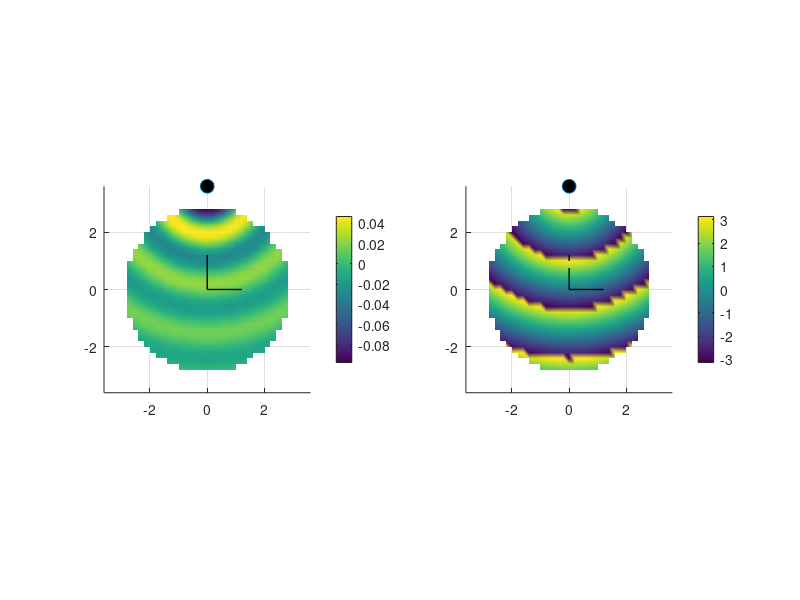

Recreate this plot in MATLAB. (Note: this script raises an error after producing the figure.)

% acoustics
c = 343;
rho_0 = 1.2;
Z_0 = c*rho_0;

% playback diameter for computations, in meters
D = 6;
% grid resolution, in meters
d = 0.2;
x = -D:d:D;
y = -D:d:D;
[X,Y] = meshgrid(x,y);
% spherical coords
[Azi,Elev,R] = cart2sph(X,Y,zeros(size(X)));

x_stack = X(:);
y_stack = Y(:);
r_stack = R(:);
azi_stack = Azi(:);
elev_stack = Elev(:);

%% signal parameters

t = 0; % time point
f = 200; % frequency
w = 2*pi*f; % angular frequency
k = w/c; % wavenumber
rs = 1.2*D/2; % distance of source
doa = [pi/2 0]; % source direction, azimuth/elevation
ns = rs*[cos(doa(1))*cos(doa(2)) sin(doa(1))*cos(doa(2)) sin(doa(2))]; % source position vector
m0 = 1; % magnitude
phi0 = 0; % initial phase
a0 = m0.*exp(1i*phi0); % initial amplitude

kr = k*r_stack;

%% direct modeling

% point source exp(jwt-jk||r_s-r||)/||r_s-r||
p_cmplx = a0*exp(1i* (w*t*ones(size(X)) - k* sqrt((X-ns(1)).^2 + (Y-ns(2)).^2) ) )./(4*pi*sqrt((X-ns(1)).^2 + (Y-ns(2)).^2)); % complex pressure field
p_real = real(p_cmplx); % real pressure field
p_phase = angle(p_cmplx); % phase of pressure

% draw
p_real(R>D/2) = Inf;
p_phase(R>D/2) = Inf;
figure
subplot(1,2,1)
surf(X,Y,p_real); colorbar
shading interp;
line(ns(1),ns(2),2,'linestyle','none','marker','o','markerfacecolor','k','markersize',10); % draw source
axis equal
axis([-1.2*D/2 1.2*D/2 -1.2*D/2 1.2*D/2 -100 100]);
view(2)
line([0 D/5], [0 0], [2 2], 'Color','k','LineWidth', 1); % draw axes
line([0 0], [0 D/5], [2 2], 'Color','k','LineWidth', 1);

subplot(1,2,2)
surf(X,Y,p_phase); colorbar
shading interp;
line(ns(1),ns(2),2,'linestyle','none','marker','o','markerfacecolor','k','markersize',10); % draw source
axis equal
axis([-1.2*D/2 1.2*D/2 -1.2*D/2 1.2*D/2 -100 100]);
view(2)
line([0 D/5], [0 0], [2 2], 'Color','k','LineWidth', 1); % draw axes
line([0 0], [0 D/5], [2 2], 'Color','k','LineWidth', 1);

%% point source expansion

% point source exp(jwt-jk||r_s-r||)/||r_s-r||
cos_alpha = sin(doa(2))*sin(elev_stack) + cos(doa(2)).*cos(elev_stack(:)).*cos(doa(1)*ones(size(X(:)))-azi_stack);
order_max = ceil(exp(1)*k*(D/2)/2);
radial_terms = zeros(length(X(:)), order_max+1);
for order=0:order_max
    jn = sph_besselj(order, kr);
    hns = sph_hankel2(order, k*rs);
    radial_terms(:, order+1) = (-1i)*k.*jn.*hns;
end
angular_terms = zeros(length(X(:)), order_max+1);
for degree=0:order_max
    temp = legendre(degree,cos_alpha);
    angular_terms(:,degree+1) = temp(1,:);
end
cp_stack = sum((ones(size(X(:)))*(2*(0:order_max)+1)).*radial_terms.*angular_terms,2)/(4*pi);
p_cmplx = reshape(cp_stack, size(X));
p_real = real(p_cmplx);
p_phase = angle(p_cmplx); % phase of pressure

% draw
p_real(R>D/2) = Inf;
p_phase(R>D/2) = Inf;
figure
subplot(1,2,1)
surf(X,Y,p_real); colorbar
shading interp;
line(ns(1),ns(2),2,'linestyle','none','marker','o','markerfacecolor','k','markersize',10); % draw source
axis equal
axis([-1.2*D/2 1.2*D/2 -1.2*D/2 1.2*D/2 -100 100]);
view(2)
line([0 D/5], [0 0], [2 2], 'Color','k','LineWidth', 1); % draw axes
line([0 0], [0 D/5], [2 2], 'Color','k','LineWidth', 1);

subplot(1,2,2)
surf(X,Y,p_phase); colorbar
shading interp;
line(ns(1),ns(2),2,'linestyle','none','marker','o','markerfacecolor','k','markersize',10); % draw source
axis equal
axis([-1.2*D/2 1.2*D/2 -1.2*D/2 1.2*D/2 -100 100]);
view(2)
line([0 D/5], [0 0], [2 2], 'Color','k','LineWidth', 1); % draw axes
line([0 0], [0 D/5], [2 2], 'Color','k','LineWidth', 1);

%% spherical scatterer - points source

% scatterer radius
r_scat = 1;
kr_scat = k*r_scat;

cos_alpha = sin(doa(2))*sin(elev_stack) + cos(doa(2)).*cos(elev_stack(:)).*cos(doa(1)*ones(size(X(:)))-azi_stack);
order_max = ceil(exp(1)*k*(D/2)/2);

radial_terms = zeros(length(X(:)), order_max+1);
for order=0:order_max
    jn = sph_besselj(order, kr);
    jnprime = dsph_besselj(order, kr_scat);
    hn = sph_hankel2(order, kr);
    hnprime = dsph_hankel2(order, kr_scat);
    hns = sph_hankel2(order, k*rs);
    radial_terms(:, order+1) = (jn-(jnprime./hnprime).*hn) * hns;
end
angular_terms = zeros(length(X(:)), order_max+1);
for degree=0:order_max
    temp = legendre(degree,cos_alpha);
    angular_terms(:,degree+1) = temp(1,:);
end
cp_stack = (-1i)*k*sum((ones(size(X(:)))*(2*(0:order_max)+1)).*radial_terms.*angular_terms,2)/(4*pi);
cp_stack(r_stack<r_scat) = Inf;
p_cmplx = reshape(cp_stack, size(X));
p_real = real(p_cmplx);
p_phase = angle(p_cmplx); % phase of pressure

% draw
p_real(R>D/2) = Inf;
p_phase(R>D/2) = Inf;
figure
subplot(1,2,1)
surf(X,Y,p_real); colorbar
shading interp;
line(ns(1),ns(2),2,'linestyle','none','marker','o','markerfacecolor','k','markersize',10); % draw source
axis equal
axis([-1.2*D/2 1.2*D/2 -1.2*D/2 1.2*D/2 -100 100]);
view(2)
line([0 D/5], [0 0], [2 2], 'Color','k','LineWidth', 1); % draw axes
line([0 0], [0 D/5], [2 2], 'Color','k','LineWidth', 1);
% draw scatterer
rectangle('Position',[-r_scat -r_scat 2*r_scat 2*r_scat],'Curvature',[1 1],'FaceColor',[0 0 0])

subplot(1,2,2)
surf(X,Y,p_phase); colorbar
shading interp;
line(ns(1),ns(2),2,'linestyle','none','marker','o','markerfacecolor','k','markersize',10); % draw source
axis equal
axis([-1.2*D/2 1.2*D/2 -1.2*D/2 1.2*D/2 -100 100]);
view(2)
line([0 D/5], [0 0], [2 2], 'Color','k','LineWidth', 1); % draw axes
line([0 0], [0 D/5], [2 2], 'Color','k','LineWidth', 1);
% draw scatterer
rectangle('Position',[-r_scat -r_scat 2*r_scat 2*r_scat],'Curvature',[1 1],'FaceColor',[0 0 0])